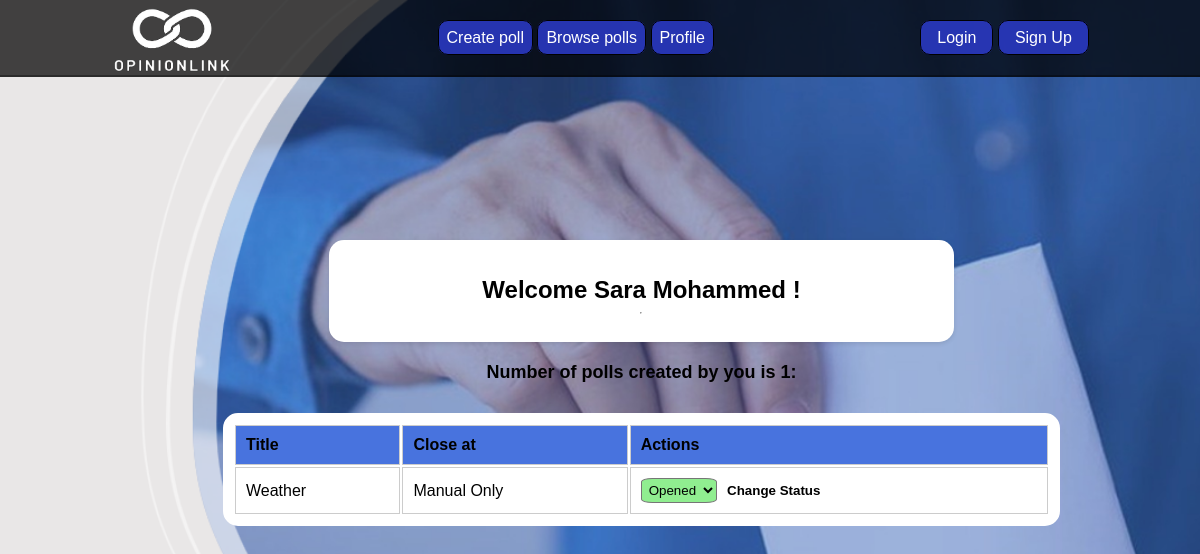
Page /profile.php (signed in) on the committed database.
### tables this page shows
CREATE TABLE `users` (
  `user_id` int(11) NOT NULL,
  `name` varchar(255) NOT NULL,
  `email` text NOT NULL,
  `password` varchar(255) NOT NULL
);

CREATE TABLE `polls` (
  `poll_id` int(11) NOT NULL,
  `question` text NOT NULL,
  `title` varchar(255) DEFAULT NULL,
  `created_at` datetime DEFAULT current_timestamp(),
  `expires_at` datetime DEFAULT NULL,
  `is_active` tinyint(1) NOT NULL DEFAULT 1,
  `creator_id` int(11) DEFAULT NULL
);

### profile.php (the view, shortened to what this page needs)
<?php
require "connection.php";
$user_id=$_SESSION['user_id'];
$userSql="select * from users where user_id=$user_id";
$pollSql="select * from polls where creator_id=$user_id";
$users=$db->query($userSql);
$userInfo=$users->fetch();
$polls=$db->query($pollSql);
$pollsNumber=$polls->rowCount();
?>
<!DOCTYPE html>
<html lang="en">
<head>
    <link rel="stylesheet" href="style.css">
    <link rel="stylesheet" href="profile.css">
    <link rel="stylesheet" href="media.css">
    <?php require 'header.php' ?>
</head>
<body>
    <div class="container">
        <main>
            <div class="info">
                <h1>Welcome <?php echo $userInfo['name']; ?> !</h1>
                <hr style='color:black;'>
            </div>
            <h3>Number of polls created by you is <?php echo $pollsNumber; ?>:</h3>
            <table>
                <thead>
                    <tr>
                        <th>Title</th>
                        <th>Close at</th>
                        <th>Actions</th>
                    </tr>
                </thead>
                <tbody>
                    <?php
                    while ($row = $polls->fetch()) {
                        $poll_id = $row['poll_id'];
                        $title = $row['title'];
                        $is_active = $row['is_active'];
                        $date = $row['expires_at'];
                        echo "<tr>
                                <td><a href='viewpoll.php?poll_id=$poll_id'>$title</a></td>
                                <td>";if($date==null){echo"Manual Only";}else {echo"$date";}echo"</td>
                                <td>";
                                if ($is_active == 0 || $is_active == 1) {
                                    echo "<form action='profile.php' class='no-style-form' method='post'>
                                            <select  ". ($is_active == 0 ? "style='background-color:lightcoral'" : "style='background-color:lightgreen'") ." name='status_select' >
                                                <option value='open' " . ($is_active == 1 ? "selected" : "") . ">Opened</option>
                                                <option value='close' " . ($is_active == 0 ? "selected" : "") . ">Closed</option>
                                            </select>
                                            <input type='hidden'  name='poll_id' value='$poll_id'>
                                            <button type='submit'". ($is_active == 0 ? "style='color:black'" : "style='color:black'") ."name='close_btn'>Change Status</button>
                                          </form>";
                                }
                                echo "</td></tr>";
                    }
                    ?>
                </tbody>
            </table>
        </main>
    </div>
</body>
</html>

### style.css (style rules this page uses)
html { background-image: url('images/pollbackground.png'); background-position: center; background-repeat: no-repeat; background-size: cover; background-color: transparent; background-attachment: fixed; width: 100%; height: 100%; }
.container { margin: 0 auto; padding: 0; width: 100%; max-width: 1080px; display: flex; justify-content: center; align-items: center; }
main { padding: 5em; }
h1 { font-size: 80px; padding-bottom: 0; margin-bottom: 0; }

### profile.css (style rules this page uses)
body { font-family: Arial, sans-serif; margin: 0; padding: 0; }
.container { margin-top: 10em; }
main { width: 100%; display:flex; flex-direction: column; margin-left: 83px; justify-content: center; align-items: center; }
.info { background-color: #ffffff; flex-direction: column; display: flex; justify-content: center; align-items: center; padding: 20px; width: 70%; border-radius: 15px; box-shadow: 0 2px 4px rgba(0, 0, 0, 0.1); }
button { background-color: black; border: none; cursor: pointer; font-weight: bold; }
h1 { font-size: 24px; }
h3 { font-size: 18px; margin-top: 20px; margin-bottom: 10px; }
a { text-decoration: none; color: #000000; }
table { width: 100%; border-radius: 15px; margin-top: 20px; background-color: rgb(255, 255, 255); border: 10px solid #ffffff; }
th { background-color: #4873de; padding: 10px; border: 1px solid #ccc; text-align: left; }
td { padding: 10px; border: 1px solid #ccc; }
.no-style-form button { background: none; border: none; cursor: pointer; }
select { padding: 3px; border-radius: 15%; }

### rows in the picture
users: name "Sara Mohammed"
polls: title "Weather", status_select "Opened"

### other values in the picture
$pollsNumber "1"
